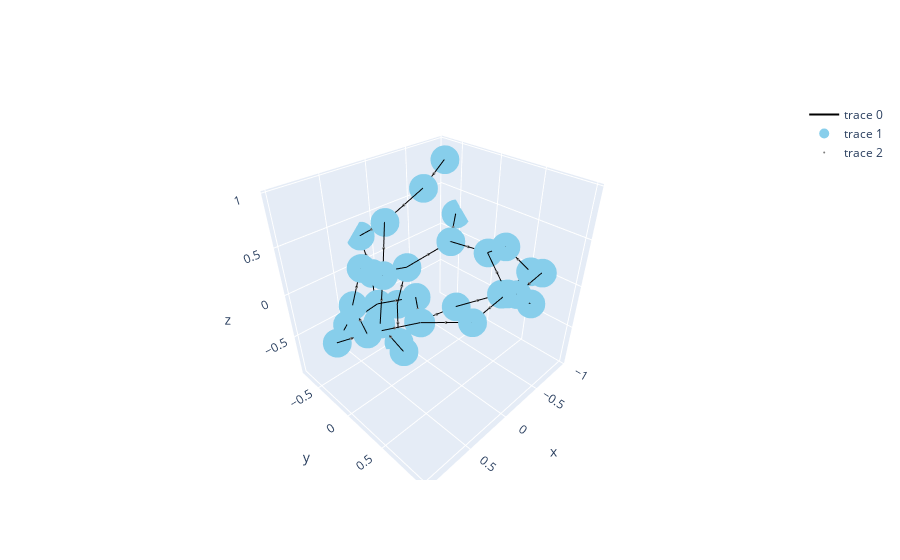

The code cell stored with this chart in its notebook:
### Code cell
# import matplotlib.pyplot as plt
import plotly.graph_objects as go
import networkx as nx

def graph_grid_plot(G):
    Num_nodes = len(G.nodes)

    # plt.figure(figsize=(5,5))
    edges = G.edges()

    # ## update to 3d dimension
    spring_3D = nx.spring_layout(G, dim = 3, k = 0.5) # k regulates the distance between nodes
    # weights = [G[u][v]['weight'] for u,v in edges]
    # nx.draw(G, with_labels=True, node_color='skyblue', font_weight='bold',  width=weights, pos=pos)

    # we need to seperate the X,Y,Z coordinates for Plotly
    # NOTE: spring_3D is a dictionary where the keys are 1,...,6
    x_nodes= [spring_3D[key][0] for key in spring_3D.keys()] # x-coordinates of nodes
    y_nodes = [spring_3D[key][1] for key in spring_3D.keys()] # y-coordinates
    z_nodes = [spring_3D[key][2] for key in spring_3D.keys()] # z-coordinates

    #we need to create lists that contain the starting and ending coordinates of each edge.
    x_edges=[]
    y_edges=[]
    z_edges=[]

    #create lists holding midpoints that we will use to anchor text
    xtp = []
    ytp = []
    ztp = []

    #need to fill these with all of the coordinates
    for edge in edges:
        #format: [beginning,ending,None]
        x_coords = [spring_3D[edge[0]][0],spring_3D[edge[1]][0],None]
        x_edges += x_coords
        xtp.append(0.5*(spring_3D[edge[0]][0]+ spring_3D[edge[1]][0]))

        y_coords = [spring_3D[edge[0]][1],spring_3D[edge[1]][1],None]
        y_edges += y_coords
        ytp.append(0.5*(spring_3D[edge[0]][1]+ spring_3D[edge[1]][1]))

        z_coords = [spring_3D[edge[0]][2],spring_3D[edge[1]][2],None]
        z_edges += z_coords
        ztp.append(0.5*(spring_3D[edge[0]][2]+ spring_3D[edge[1]][2])) 


    #etext = [f'weight={w}' for w in edge_weights]

    trace_weights = go.Scatter3d(x=xtp, y=ytp, z=ztp,
        mode='markers',
        marker =dict(color='rgb(125,125,125)', size=1), #set the same color as for the edge lines
        )

    #create a trace for the edges
    trace_edges = go.Scatter3d(
        x=x_edges,
        y=y_edges,
        z=z_edges,
        mode='lines',
        line=dict(color='black', width=2),
        hoverinfo='none')

    #create a trace for the nodes
    trace_nodes = go.Scatter3d(
        x=x_nodes,
        y=y_nodes,
        z=z_nodes,
        mode='markers',
        marker=dict(symbol='circle',
                size=10,
                color='skyblue')
        )

    #Include the traces we want to plot and create a figure
    data = [trace_edges, trace_nodes, trace_weights]
    fig = go.Figure(data=data)

    fig.show()

graph_grid_plot(cat_graphs[10])

### Figure 1 — Plotly figure (JSON) as saved in the notebook; plotly's stock layout.template omitted (floating-point values rounded to 4 significant figures)
{"data": [{"hoverinfo": "none", "line": {"color": "black", "width": 2}, "mode": "lines", "type": "scatter3d", "x": [-0.1893, -0.4503, null, -0.4503, -0.6052, null, -0.6052, -0.62, null, -0.6052, -0.5764, null, -0.62, -0.3174, null, -0.3174, 0.08652, null, -0.3174, -0.1077, null, -0.3174, -0.5426, null, 0.08652, 0.3693, null, 0.3693, 0.06045, null, 0.3693, 0.8564, null, 0.06045, 0.2854, null, 0.2854, 0.6648, null, 0.6648, 0.9581, null, 0.9581, 0.8564, null, 0.8564, 0.9781, null, 0.9781, 0.8897, null, -0.1077, -0.3429, null, -0.3429, -0.5764, null, -0.5764, -0.4118, null, -0.4118, -0.5426, null, -0.5426, -0.6298, null, -0.6298, -0.9516, null, -0.6298, -0.2839, null, -0.2839, -0.1717, null, -0.2839, 0.1406, null, -0.1717, 0.05932, null, 0.05932, 0.2381, null, 0.2381, 0.3517, null, 0.3517, 0.5234, null, 0.3517, 0.1406, null, 0.5234, 0.3825, null, 0.3825, 0.1042, null, 0.1042, -0.3019, null, 0.1042, 0.1865, null, -0.3019, -0.6326, null, 0.1865, 0.1406, null], "y": [-0.3367, -0.018, null, -0.018, 0.4394, null, 0.4394, 0.774, null, 0.4394, 0.7494, null, 0.774, 0.705, null, 0.705, 0.6547, null, 0.705, 0.9382, null, 0.705, 0.2817, null, 0.6547, 0.3061, null, 0.3061, -0.08777, null, 0.3061, 0.1938, null, -0.08777, -0.4109, null, -0.4109, -0.4094, null, -0.4094, -0.1337, null, -0.1337, 0.1938, null, 0.1938, 0.2267, null, 0.2267, 0.2547, null, 0.9382, 1, null, 1, 0.7494, null, 0.7494, 0.57, null, 0.57, 0.2817, null, 0.2817, -0.2842, null, -0.2842, -0.5115, null, -0.2842, -0.604, null, -0.604, -0.6604, null, -0.604, -0.6606, null, -0.6604, -0.3944, null, -0.3944, -0.1023, null, -0.1023, -0.3482, null, -0.3482, -0.07013, null, -0.3482, -0.6606, null, -0.07013, -0.158, null, -0.158, -0.437, null, -0.437, -0.3419, null, -0.437, -0.7374, null, -0.3419, -0.3873, null, -0.7374, -0.6606, null], "z": [-0.756, -0.5131, null, -0.5131, -0.1924, null, -0.1924, -0.1425, null, -0.1924, 0.2285, null, -0.1425, 0.09295, null, 0.09295, -0.03211, null, 0.09295, 0.3112, null, 0.09295, 0.2432, null, -0.03211, -0.07225, null, -0.07225, -0.1591, null, -0.07225, 0.02924, null, -0.1591, -0.294, null, -0.294, -0.3396, null, -0.3396, -0.2133, null, -0.2133, 0.02924, null, 0.02924, 0.4018, null, 0.4018, 0.7023, null, 0.3112, 0.4374, null, 0.4374, 0.2285, null, 0.2285, 0.4789, null, 0.4789, 0.2432, null, 0.2432, 0.1061, null, 0.1061, 0.238, null, 0.1061, -0.2031, null, -0.2031, -0.6723, null, -0.2031, -0.1104, null, -0.6723, -0.9357, null, -0.9357, -0.767, null, -0.767, -0.4515, null, -0.4515, -0.2147, null, -0.4515, -0.1104, null, -0.2147, 0.2115, null, 0.2115, 0.5388, null, 0.5388, 0.7793, null, 0.5388, 0.3124, null, 0.7793, 0.9575, null, 0.3124, -0.1104, null]}, {"marker": {"color": "skyblue", "size": 10, "symbol": "circle"}, "mode": "markers", "type": "scatter3d", "x": [-0.1893, -0.4503, -0.6052, -0.62, -0.3174, 0.08652, 0.3693, 0.06045, 0.2854, 0.6648, 0.9581, 0.8564, 0.9781, 0.8897, -0.1077, -0.3429, -0.5764, -0.4118, -0.5426, -0.6298, -0.9516, -0.2839, -0.1717, 0.05932, 0.2381, 0.3517, 0.5234, 0.3825, 0.1042, -0.3019, -0.6326, 0.1865, 0.1406], "y": [-0.3367, -0.018, 0.4394, 0.774, 0.705, 0.6547, 0.3061, -0.08777, -0.4109, -0.4094, -0.1337, 0.1938, 0.2267, 0.2547, 0.9382, 1, 0.7494, 0.57, 0.2817, -0.2842, -0.5115, -0.604, -0.6604, -0.3944, -0.1023, -0.3482, -0.07013, -0.158, -0.437, -0.3419, -0.3873, -0.7374, -0.6606], "z": [-0.756, -0.5131, -0.1924, -0.1425, 0.09295, -0.03211, -0.07225, -0.1591, -0.294, -0.3396, -0.2133, 0.02924, 0.4018, 0.7023, 0.3112, 0.4374, 0.2285, 0.4789, 0.2432, 0.1061, 0.238, -0.2031, -0.6723, -0.9357, -0.767, -0.4515, -0.2147, 0.2115, 0.5388, 0.7793, 0.9575, 0.3124, -0.1104]}, {"marker": {"color": "rgb(125,125,125)", "size": 1}, "mode": "markers", "type": "scatter3d", "x": [-0.3198, -0.5277, -0.6126, -0.5908, -0.4687, -0.1155, -0.2125, -0.43, 0.2279, 0.2149, 0.6128, 0.1729, 0.4751, 0.8114, 0.9072, 0.9172, 0.9339, -0.2253, -0.4597, -0.4941, -0.4772, -0.5862, -0.7907, -0.4569, -0.2278, -0.07169, -0.05619, 0.1487, 0.2949, 0.4375, 0.2461, 0.453, 0.2434, -0.09886, 0.1454, -0.4672, 0.1635], "y": [-0.1773, 0.2107, 0.6067, 0.5944, 0.7395, 0.6798, 0.8216, 0.4934, 0.4804, 0.1092, 0.25, -0.2493, -0.4101, -0.2715, 0.03007, 0.2103, 0.2407, 0.9691, 0.8747, 0.6597, 0.4259, -0.001236, -0.3978, -0.4441, -0.6322, -0.6323, -0.5274, -0.2483, -0.2252, -0.2092, -0.5044, -0.1141, -0.2975, -0.3894, -0.5872, -0.3646, -0.699], "z": [-0.6345, -0.3528, -0.1675, 0.01806, -0.0248, 0.03042, 0.2021, 0.1681, -0.05218, -0.1157, -0.0215, -0.2266, -0.3168, -0.2764, -0.09202, 0.2155, 0.5521, 0.3743, 0.333, 0.3537, 0.3611, 0.1746, 0.1721, -0.04851, -0.4377, -0.1568, -0.804, -0.8513, -0.6092, -0.3331, -0.2809, -0.001629, 0.3751, 0.659, 0.4256, 0.8684, 0.101]}], "layout": {}}
